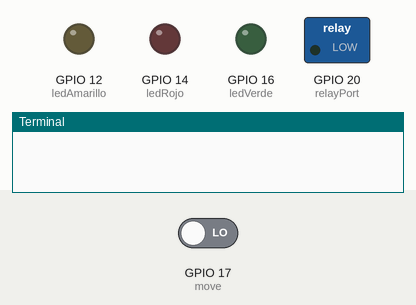
Simulated run of this program. Board: Raspberry Pi (BCM pin numbers). Shown: switched loads named in the program (green lamp = pin HIGH), output pins drawn as LEDs (lit = HIGH), the last lines printed to the terminal. Inputs (shaded band) come from the test bench; at power-on: GPIO 17 (move) LOW.

Above: at 1.2 s.
1.3 s: GPIO 17 (move) driven HIGH
At 2.8 s:
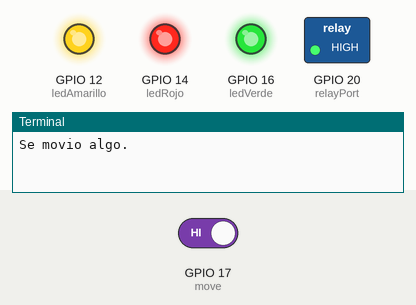
3.2 s: GPIO 17 (move) driven LOW
At 5.1 s:
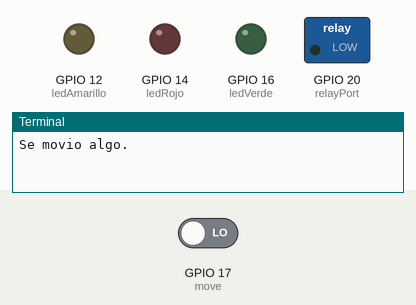
Timing chart, 0 to 6.6 s (numbered marks = the images above; inputs shaded):
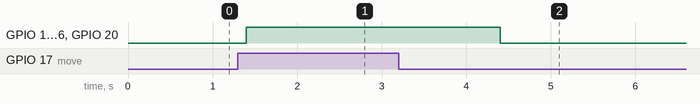

Measured:
- after the input at 1.3 s, GPIO 12 (ledAmarillo), GPIO 14 (ledRojo), GPIO 16 (ledVerde), GPIO 20 (relayPort): LOW → HIGH after 0.10 s
- after the input at 3.2 s, GPIO 12 (ledAmarillo), GPIO 14 (ledRojo), GPIO 16 (ledVerde), GPIO 20 (relayPort): HIGH → LOW after 1.2 s

The program:

Run_Corte2__MOVIMIENTO_.py
```python
#RESOLUCION Integrador 1 Corte 2 - Movimiento
import RPi.GPIO as GPIO
import time

ledRojo = 14
ledAmarillo = 12
ledVerde = 16
move = 17
relayPort = 20

GPIO.setmode(GPIO.BCM)

GPIO.setup(ledRojo, GPIO.OUT)
GPIO.setup(ledAmarillo, GPIO.OUT)
GPIO.setup(ledVerde, GPIO.OUT)
GPIO.setup(move, GPIO.IN)
GPIO.setup(relayPort, GPIO.OUT)

def DetectMovementOnce():
    while True:
        i = GPIO.input(move)
        if i == 1:
            return True
        time.sleep(1.4)

def Main():
    try:
        while True:
            moved = DetectMovementOnce()
            if(moved):
                print("Se movio algo.")
                GPIO.output(ledRojo, GPIO.HIGH)
                GPIO.output(ledAmarillo, GPIO.HIGH)
                GPIO.output(ledVerde, GPIO.HIGH)
                GPIO.output(relayPort, GPIO.HIGH)
                time.sleep(3)
            GPIO.output(ledRojo, GPIO.LOW)
            GPIO.output(ledAmarillo, GPIO.LOW)
            GPIO.output(ledVerde, GPIO.LOW)
            GPIO.output(relayPort, GPIO.LOW)
    except (KeyboardInterrupt, SystemExit):
        raise
    finally:
        GPIO.cleanup()

Main()
```
